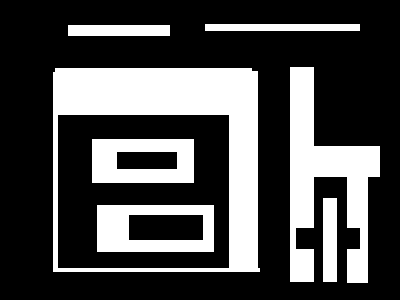
#> input picture Ch3-ImageProcessing/assets/contours.png, 400 x 300 px, found by its file name
$ jupyter execute '【OpenCV-Python】教程：3-9 轮廓（5）轮廓层次.ipynb'
#> lines starting #> are read from the running program, lines starting #| are printed output that depends on the picture; after the words box and inside, x2 and y2 are one past the last pixel; in counts of white or black regions, pixels touching at a corner belong together
[cell 1]
import cv2

img = cv2.imread("contours.png", 0)
#> img: shape (300, 400); 29.1% white; 7 white regions
imgcolor = cv2.imread("contours.png", 1)
#> imgcolor is the input picture: shape (300, 400, 3); 29.1% white; 7 white regions, largest, box (x1, y1, x2, y2) and area: (53, 68, 260, 272) 15639, (290, 67, 380, 283) 8781, (97, 205, 214, 252) 3649
ret, thresh = cv2.threshold(img, 127, 255, cv2.THRESH_BINARY)

# RETR_LIST
contours, hierarchy = cv2.findContours(thresh, cv2.RETR_LIST, cv2.CHAIN_APPROX_SIMPLE)
#> contours = 10 contours; largest, box (x1, y1, x2, y2) and area: (53, 68, 260, 272) 41394, (57, 114, 230, 269) 26486, (290, 67, 380, 283) 8344, (97, 205, 214, 252) 5336, (92, 139, 194, 183) 4343
colorRETR_LIST = imgcolor.copy()

print("\n")
print("RETR_LIST 轮廓的个数:", len(contours))
#| RETR_LIST 轮廓的个数: 10
print("RETR_LIST 层级关系如下: ")
print(hierarchy)
#| [[[ 1 -1 -1 -1]
#|   [ 2  0 -1 -1]
#|   [ 3  1 -1 -1]
#|   [ 4  2 -1 -1]
#|   [ 5  3 -1 -1]
#|   [ 6  4 -1 -1]
#|   [ 7  5 -1 -1]
#|   [ 8  6 -1 -1]
#|   [ 9  7 -1 -1]
#|   [-1  8 -1 -1]]]

font = cv2.FONT_HERSHEY_SIMPLEX
for i in range(len(contours)):
    # print("contour ", i, " contours pt =  ", contours[i][0, 0])
    # print("contour ", i, " hierarchy = ", hierarchy[0][i])
    textstr = str(i) + '-' + str(hierarchy[0][i])
    showpt = (contours[i][0, 0, 0] - 3, contours[i][0, 0, 1] + 3)
    cv2.putText(colorRETR_LIST, textstr, showpt, font, 0.4,
                (0, 0, 255), 1, cv2.LINE_AA)
#> this loop made 10 passes
#> (textstr, showpt) on passes 1 to 10: ('0-[ 1 -1 -1 -1]', (125, 218)), ('1-[ 2  0 -1 -1]', (94, 208)), ('2-[ 3  1 -1 -1]', (320, 201)), ('3-[ 4  2 -1 -1]', (113, 155)), ('4-[ 5  3 -1 -1]', (89, 142)), ('5-[ 6  4 -1 -1]', (54, 118)), ('6-[ 7  5 -1 -1]', (52, 71)), ('7-[ 8  6 -1 -1]', (287, 70)), ('8-[ 9  7 -1 -1]', (65, 28)), ('9-[-1  8 -1 -1]', (202, 27))
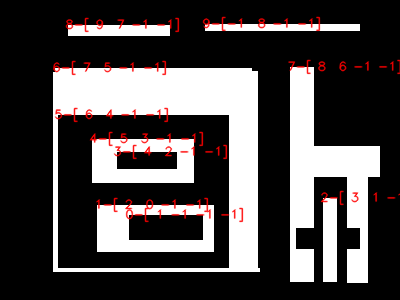
#> colorRETR_LIST: shape (300, 400, 3); 3.61% of pixels changed, all inside (x1, y1, x2, y2) = (52, 16, 400, 223)
cv2.imshow("colorRETR_LIST", colorRETR_LIST)

# RETR_EXTERNAL
contours, hierarchy = cv2.findContours(
    thresh, cv2.RETR_EXTERNAL, cv2.CHAIN_APPROX_SIMPLE)
#> contours = 5 contours; box (x1, y1, x2, y2) and area: (53, 68, 260, 272) 41394, (290, 67, 380, 283) 8344, (323, 198, 337, 282) 1079, (68, 25, 170, 36) 1010, (205, 24, 360, 31) 924
colorRETR_EXTERNAL = imgcolor.copy()

print("\n")
print("RETR_EXTERNAL 轮廓的个数:", len(contours))
#| RETR_EXTERNAL 轮廓的个数: 5
print("RETR_EXTERNAL 层级关系如下: ")
print(hierarchy)
#| [[[ 1 -1 -1 -1]
#|   [ 2  0 -1 -1]
#|   [ 3  1 -1 -1]
#|   [ 4  2 -1 -1]
#|   [-1  3 -1 -1]]]

font = cv2.FONT_HERSHEY_SIMPLEX
#> font = 0
for i in range(len(contours)):
    textstr = str(i) + '-' + str(hierarchy[0][i])
    showpt = (contours[i][0, 0, 0] - 3, contours[i][0, 0, 1] + 3)
    cv2.putText(colorRETR_EXTERNAL, textstr, showpt, font, 0.4,
                (0, 0, 255), 1, cv2.LINE_AA)
#> this loop made 5 passes
#> (textstr, showpt) on passes 1 to 5: ('0-[ 1 -1 -1 -1]', (320, 201)), ('1-[ 2  0 -1 -1]', (52, 71)), ('2-[ 3  1 -1 -1]', (287, 70)), ('3-[ 4  2 -1 -1]', (65, 28)), ('4-[-1  3 -1 -1]', (202, 27))
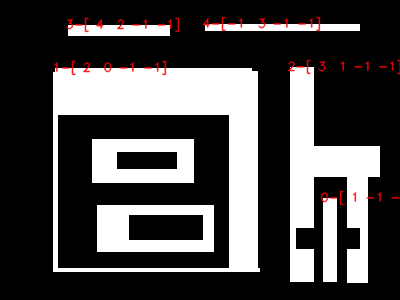
#> colorRETR_EXTERNAL: shape (300, 400, 3); 1.68% of pixels changed, all inside (x1, y1, x2, y2) = (54, 16, 400, 206)
cv2.imshow("colorRETR_EXTERNAL", colorRETR_EXTERNAL)


# RETR_CCOMP
contours, hierarchy = cv2.findContours(
    thresh, cv2.RETR_CCOMP, cv2.CHAIN_APPROX_SIMPLE)
#> contours = 10 contours; largest, box (x1, y1, x2, y2) and area: (53, 68, 260, 272) 41394, (57, 114, 230, 269) 26486, (290, 67, 380, 283) 8344, (97, 205, 214, 252) 5336, (92, 139, 194, 183) 4343
colorRETR_CCOMP = imgcolor.copy()

print("\n")
print("RETR_CCOMP 轮廓的个数:", len(contours))
#| RETR_CCOMP 轮廓的个数: 10
print("RETR_CCOMP 层级关系如下: ")
print(hierarchy)
#| [[[ 2 -1  1 -1]
#|   [-1 -1 -1  0]
#|   [ 3  0 -1 -1]
#|   [ 5  2  4 -1]
#|   [-1 -1 -1  3]
#|   [ 7  3  6 -1]
#|   [-1 -1 -1  5]
#|   [ 8  5 -1 -1]
#|   [ 9  7 -1 -1]
#|   [-1  8 -1 -1]]]

font = cv2.FONT_HERSHEY_SIMPLEX
for i in range(len(contours)):
    textstr = str(i) + '-' + str(hierarchy[0][i])
    showpt = (contours[i][0, 0, 0] - 3, contours[i][0, 0, 1] + 3)
    cv2.putText(colorRETR_CCOMP, textstr, showpt, font, 0.4,
                (0, 0, 255), 1, cv2.LINE_AA)
#> this loop made 10 passes
#> (textstr, showpt) on passes 1 to 10: ('0-[ 2 -1  1 -1]', (94, 208)), ('1-[-1 -1 -1  0]', (125, 218)), ('2-[ 3  0 -1 -1]', (320, 201)), ('3-[ 5  2  4 -1]', (89, 142)), ('4-[-1 -1 -1  3]', (113, 155)), ('5-[ 7  3  6 -1]', (52, 71)), ('6-[-1 -1 -1  5]', (54, 118)), ('7-[ 8  5 -1 -1]', (287, 70)), ('8-[ 9  7 -1 -1]', (65, 28)), ('9-[-1  8 -1 -1]', (202, 27))
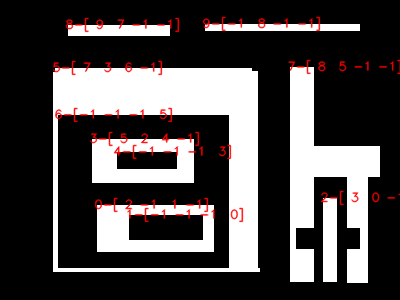
#> colorRETR_CCOMP: shape (300, 400, 3); 3.65% of pixels changed, all inside (x1, y1, x2, y2) = (52, 16, 400, 223)
cv2.imshow("colorRETR_CCOMP", colorRETR_CCOMP)


# RETR_TREE
contours, hierarchy = cv2.findContours(
    thresh, cv2.RETR_TREE, cv2.CHAIN_APPROX_SIMPLE)
colorRETR_TREE = imgcolor.copy()

print("\n")
print("RETR_TREE 轮廓的个数:", len(contours))
#| RETR_TREE 轮廓的个数: 10
print("RETR_TREE 层级关系如下: ")
print(hierarchy)
#| [[[ 1 -1 -1 -1]
#|   [ 7  0  2 -1]
#|   [-1 -1  3  1]
#|   [ 5 -1  4  2]
#|   [-1 -1 -1  3]
#|   [-1  3  6  2]
#|   [-1 -1 -1  5]
#|   [ 8  1 -1 -1]
#|   [ 9  7 -1 -1]
#|   [-1  8 -1 -1]]]

font = cv2.FONT_HERSHEY_SIMPLEX
for i in range(len(contours)):
    textstr = str(i) + '-' + str(hierarchy[0][i])
    showpt = (contours[i][0, 0, 0] - 3, contours[i][0, 0, 1] + 3)
    cv2.putText(colorRETR_TREE, textstr, showpt, font, 0.4,
                (0, 0, 255), 1, cv2.LINE_AA)
#> this loop made 10 passes
#> (textstr, showpt) on passes 1 to 10: ('0-[ 1 -1 -1 -1]', (320, 201)), ('1-[ 7  0  2 -1]', (52, 71)), ('2-[-1 -1  3  1]', (54, 118)), ('3-[ 5 -1  4  2]', (94, 208)), ('4-[-1 -1 -1  3]', (125, 218)), ('5-[-1  3  6  2]', (89, 142)), ('6-[-1 -1 -1  5]', (113, 155)), ('7-[ 8  1 -1 -1]', (287, 70)), ('8-[ 9  7 -1 -1]', (65, 28)), ('9-[-1  8 -1 -1]', (202, 27))
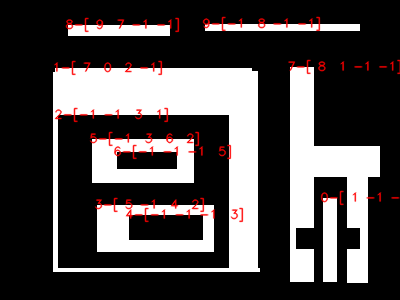
#> colorRETR_TREE: shape (300, 400, 3); 3.6% of pixels changed, all inside (x1, y1, x2, y2) = (54, 16, 400, 223)
cv2.imshow("colorRETR_TREE", colorRETR_TREE)


# cv2.imshow("img", thresh)
cv2.waitKey(0)
cv2.destroyAllWindows()
